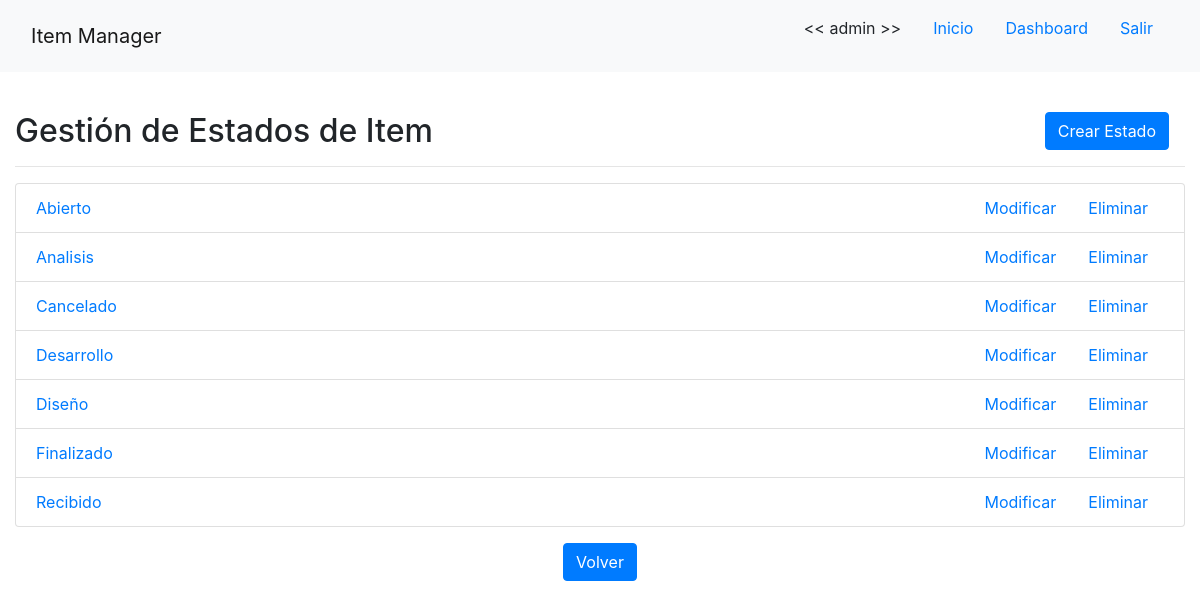
Page /estadoitem/ (signed in) on the committed database.
### app/models/estado_item.py (models this page shows, shortened)
class EstadoItem(models.Model):
    nombre = models.CharField(verbose_name='nombre', max_length=255, unique=True)
    detalle = models.CharField(verbose_name='detalle', max_length=255)

### app/views/estado_item.py (the view)
# urls.py: path('estadoitem/', EstadoItemListView.as_view(), name='estadoitem-list'),
class EstadoItemListView(LoginRequiredMixin, ListView):
    template_name = 'app/estado_item_list.html'
    model = EstadoItem
    queryset = EstadoItem.objects.order_by('nombre')

### app/templates/app/estado_item_list.html (shortened to what this page needs)
{% extends 'base.html' %}
{% load crispy_forms_tags %}
{% block content %}
    {% if user.is_staff %}
    <br>
    <h2>Gestión de Estados de Item
    <div class="float-right"><a class="btn btn-primary mx-3 float-right" href="{% url 'estadoitem-create' %}">Crear Estado</a></div>
    </h2>
    <hr>
    <ul class="list-group">
        {% for estado in object_list %}
            <li class="list-group-item">
                <a href="{% url 'estadoitem-detail' estado.id %}">
                    <div class="float-left">{{ estado.nombre }}</div>
                </a>
                <div>
                    <a class="mx-3 float-right" href="{% url 'estadoitem-delete' estado.id %}">Eliminar</a>
                    <a class="mx-3 float-right" href="{% url 'estadoitem-update' estado.id %}">Modificar</a>
                </div>
            </li>
        {% endfor %}
    </ul>
    <div class="text-center mt-3">
        <a class="btn btn-primary" href="{% url 'dashboard' %}">Volver</a>
    </div>
    {% else %}
        <br>
        <h2>No tiene los permisos necesarios para ver esta página!</h2>
        <a class="btn btn-primary" href="{% url 'home' %}">Volver al Inicio</a>
    {% endif %}
{% endblock %}

### templates/base.html (shortened to what this page needs)
{% load static %}
<!DOCTYPE html>
<html lang="es">
<head>
    <link rel="stylesheet" href="https://stackpath.bootstrapcdn.com/bootstrap/4.5.0/css/bootstrap.min.css">
</head>
<body>
    <nav class="navbar sticky-top navbar-light bg-light align-items-center">
        <div class="col-12 col-md-6 text-center text-md-left">
            <a class="navbar-brand" href="{% url 'home' %}">Item Manager</a>
        </div>
        <div class="col-12 col-md-6 d-flex justify-content-center justify-content-md-end">
            {% if user.is_authenticated %}
                <p class="nav-link d-none d-md-block"><< {{ user.username }} >></p>
                <a class="nav-link d-none d-md-block" href="{% url 'home' %}">Inicio</a>
                {% if user.is_staff %}
                    <a class="nav-link d-none d-md-block" href="{% url 'dashboard' %}">Dashboard</a>
                {% else %}
                    <a class="nav-link d-none d-md-block" href="{% url 'mis-proyectos-list' %}">Mis Proyectos</a>
                    <a class="nav-link d-none d-md-block" href="{% url 'mis-items-list' %}">Mis Items</a>
                {% endif %}
                <a class="nav-link d-none d-md-block" href="{% url 'logout' %}">Salir</a>
            {% endif %}
        </div>
    </nav>
    <div class="container-fluid justify-content-center mt-3">
        {% block content %}{% endblock %}
    </div>
</body>
</html>

### rows in the picture
EstadoItem: nombre "Abierto"
EstadoItem: nombre "Analisis"
EstadoItem: nombre "Cancelado"
EstadoItem: nombre "Desarrollo"
EstadoItem: nombre "Diseño"
EstadoItem: nombre "Finalizado"
EstadoItem: nombre "Recibido"

### other values in the picture
{{ user.username }} "admin"
